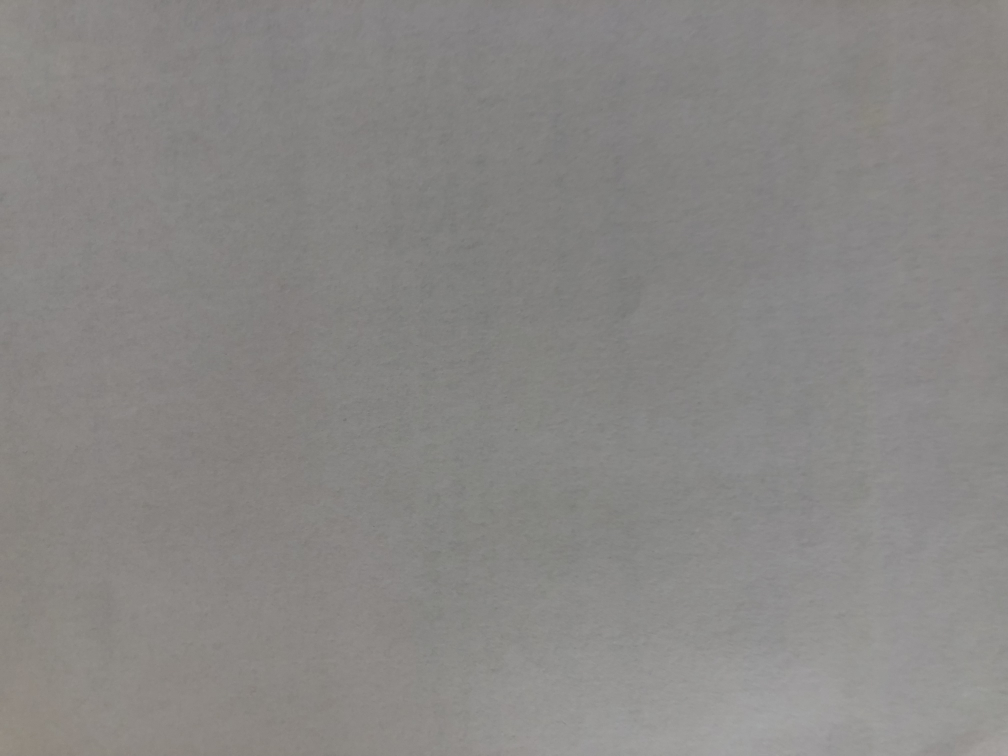
#> input picture prod/Dragon3/backend/pruebasensores/imagensensoreshu.JPG, 4032 x 3024 px (shown at 1/4 size)
$ python -i analizadordopler.py   (imports and definitions only)
#> lines starting #> are read from the running program, lines starting #| are printed output that depends on the picture; after the words box and inside, x2 and y2 are one past the last pixel; in counts of white or black regions, pixels touching at a corner belong together; pictures that were not available may be replaced by others from this repository, and a replacement may not be noted
import cv2
import numpy as np
import time

def detectar_stardust(canal_azul):
    """
    Detecta la marca Stardust mediante tres criterios ciegos:
    1. Score total (suma de |media_diff|) > 10.0
    2. Pares complementarios >= 25
    3. Energía normalizada en frecuencia Nyquist > 0.5
    Retorna (True/False, score, pares_ok, energia_alternante)
    """
    h, w = canal_azul.shape
    if h < 8 or w < 8:
        return False, 0.0, 0, 0.0

    suma_diff = np.zeros(64, dtype=np.float64)
    contador = np.zeros(64, dtype=np.int64)

    for y in range(0, h - 7, 8):
        pos = 0
        for x in range(0, w - 7, 8):
            bloque = canal_azul[y:y+8, x:x+8].astype(np.float32) - 128.0
            dct = cv2.dct(bloque)
            diff = dct[1, 1] - dct[2, 2]
            suma_diff[pos] += diff
            contador[pos] += 1
            pos = (pos + 1) % 64

    media_diff = suma_diff / contador
    score = np.sum(np.abs(media_diff))

    bits = (media_diff > 0).astype(int)
    pares_ok = np.sum(bits[0::2] != bits[1::2])

    # Energía en frecuencia Nyquist (componente alternante)
    fft = np.fft.fft(media_diff)
    nyquist_power = np.abs(fft[32])          # índice 32 corresponde a la frecuencia más alta
    energia_total = np.sum(media_diff ** 2)
    energia_alternante = (nyquist_power ** 2) / energia_total if energia_total > 0 else 0.0

    # Umbrales empíricos (basados en los datos de las matrices)
    if score > 10.0 and pares_ok >= 25 and energia_alternante > 0.5:
        return True, score, pares_ok, energia_alternante
    else:
        return False, score, pares_ok, energia_alternante

def analizar_nucleo_fase(canal):
    """
    Función original de telemetría (no influye en el veredicto).
    Se conserva para compatibilidad con la salida esperada.
    """
    vacio = {"densidad": 0.0, "puntos_totales": 0, "puntos_costura": 0, "aristas_descartadas": 0, "max_resonancia": 0.0}
    if canal is None:
        return vacio

    mascara = cv2.imread("mapa_azul_prueba.png", 0)
    if mascara is None:
        return vacio

    if mascara.shape != canal.shape:
        mascara = cv2.resize(mascara, (canal.shape[1], canal.shape[0]))

    kernel_g0 = np.array([[-1, 2, -1]], dtype=np.float32)
    resonancia = np.abs(cv2.filter2D(canal.astype(np.float32), -1, kernel_g0))
    aristas = cv2.Canny(canal, 50, 150)

    puntos_mascara = mascara > 128
    mask_aristas = aristas > 0

    puntos_costura = puntos_mascara & ~mask_aristas
    aristas_descartadas = puntos_mascara & mask_aristas

    num_costura = np.sum(puntos_costura)
    if num_costura == 0:
        return vacio

    valores_costura = resonancia[puntos_costura]

    return {
        "densidad": float(np.mean(valores_costura)),
        "puntos_totales": int(np.sum(puntos_mascara)),
        "puntos_costura": int(num_costura),
        "aristas_descartadas": int(np.sum(aristas_descartadas)),
        "max_resonancia": float(np.max(valores_costura))
    }

def certificar(path):
    t_inicio = time.perf_counter()
    img = cv2.imread(path, cv2.IMREAD_UNCHANGED)
#> img is the input picture: shape (3024, 4032, 3); mean B, G, R 133.1, 135.1, 137
    if img is None:
        return "ERROR", False, False, 0.0, {}

    azul = img[:, :, 0]
    ok, score, pares, energia = detectar_stardust(azul)
#> after the loop in detectar_stardust, `for y in range(0, h - 7, 8):`: contador = 64 values, max 3024 at index 0, min 2646 at index 56, mean 2976.8; suma_diff = 64 values, max -107.9 at index 20, min -711.9 at index 36, mean -397.4
#> in detectar_stardust, `media_diff = suma_diff / contador`: media_diff = 64 values, max -0.0357 at index 20, min -0.251 at index 57, mean -0.133
#> in detectar_stardust, `score = np.sum(np.abs(media_diff))`: score = 8.54
#> in detectar_stardust, `bits = (media_diff > 0).astype(int)`: bits = 64 values from 0 to 0
#> in detectar_stardust, `pares_ok = np.sum(bits[0::2] != bits[1::2])`: pares_ok = 0
#> in detectar_stardust, `nyquist_power = np.abs(fft[32])`: nyquist_power = 0.485
#> in detectar_stardust, `energia_total = np.sum(media_diff ** 2)`: energia_total = 1.3
#> in detectar_stardust, `energia_alternante = (nyquist_power ** 2) / energia_total if energia_t..`: energia_alternante = 0.181
#> ok = False; score = 8.54; pares = 0; energia = 0.181

    telemetria = analizar_nucleo_fase(azul)
#> in analizar_nucleo_fase, `mascara = cv2.imread("mapa_azul_prueba.png", 0)`:
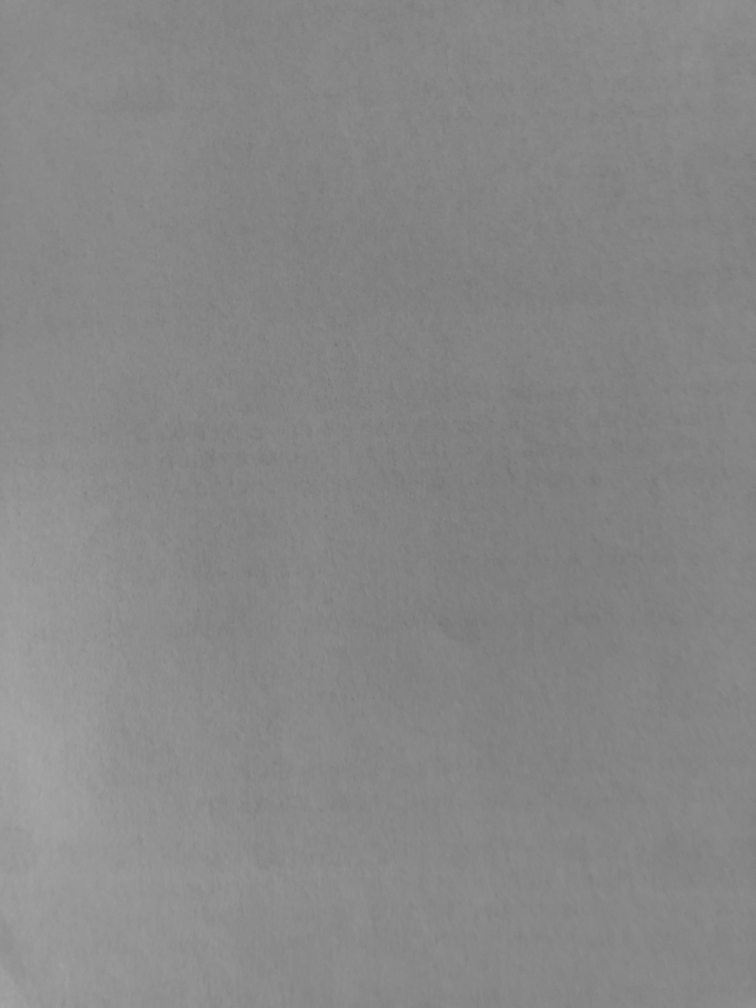
#> mascara: shape (4032, 3024) (shown at 1/4 size); min 97, max 170, mean 135.5
#> in analizar_nucleo_fase, `mascara = cv2.resize(mascara, (canal.shape[1], canal.shape[0]))`:
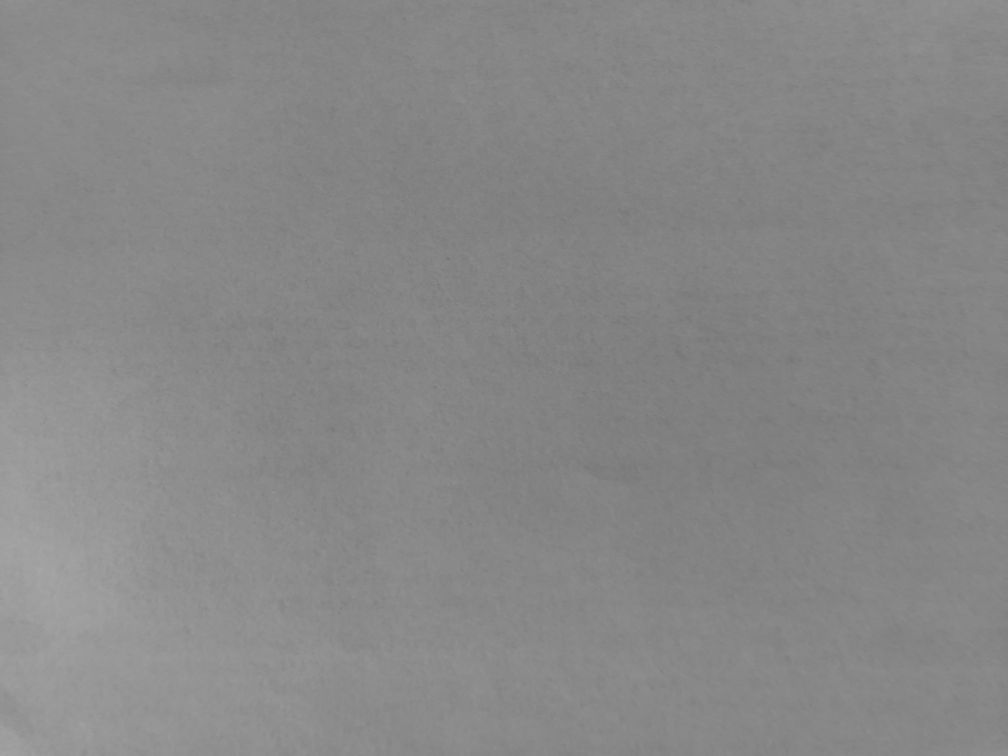
#> mascara: shape (3024, 4032) (shown at 1/4 size); min 100, max 169, mean 135.4
#> in analizar_nucleo_fase, `kernel_g0 = np.array([[-1, 2, -1]], dtype=np.float32)`: kernel_g0 = [[-1, 2, -1]]
#> in analizar_nucleo_fase, `resonancia = np.abs(cv2.filter2D(canal.astype(np.float32), -1, kernel_..`:
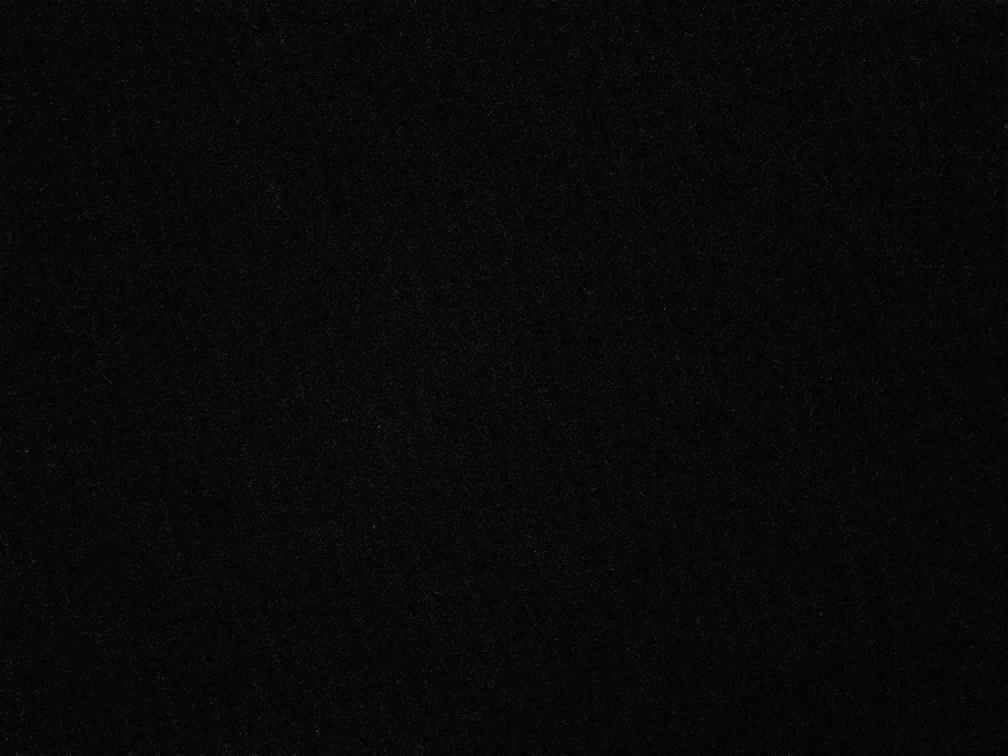
#> resonancia: shape (3024, 4032) float32 (shown at 1/4 size); min 0, max 31, mean 1; drawn with min black and max white
#> in analizar_nucleo_fase, `aristas = cv2.Canny(canal, 50, 150)`: aristas: shape (3024, 4032); 0% white in thin lines or dots, all inside (x1, y1, x2, y2) = (1494, 2103, 1498, 2108)
#> in analizar_nucleo_fase, `puntos_mascara = mascara > 128`:
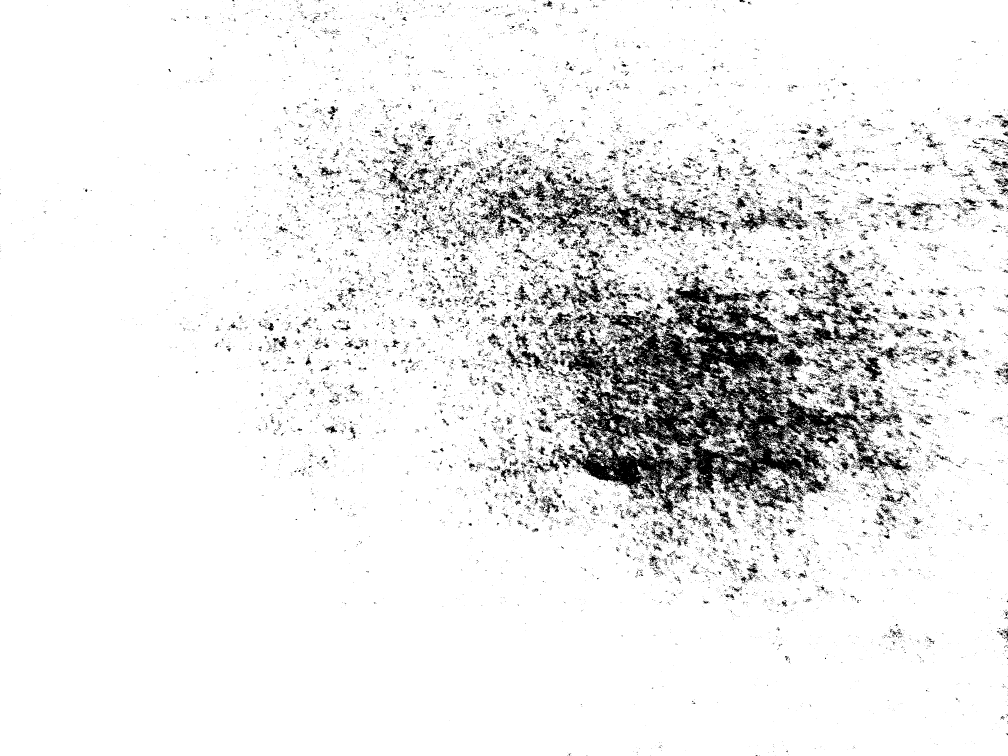
#> puntos_mascara: shape (3024, 4032) bool (shown at 1/4 size); 91.8% white; 31533 black regions (28219 under 20 px), largest, box (x1, y1, x2, y2) and area: (2230, 1105, 3647, 2059) 430426, (1915, 680, 2591, 954) 37382, (3213, 1253, 3520, 1400) 13202
#> in analizar_nucleo_fase, `num_costura = np.sum(puntos_costura)`: num_costura = 11189594
#> telemetria = {'densidad': 1.02, 'puntos_totales': 11189607, 'puntos_costura': 11189594, 'aristas_descartadas': 13, 'max_resonancia': 31}
    telemetria["score_dct"] = score
    telemetria["pares_complementarios"] = pares
    telemetria["energia_alternante"] = energia

    t_final = time.perf_counter()
    tiempo_ms = (t_final - t_inicio) * 1000.0

    if ok:
        return "ORIGINAL MBH", False, True, tiempo_ms, telemetria
    else:
        return "SIN SELLO", False, False, tiempo_ms, telemetria

>>> result = certificar('../../../prod/Dragon3/backend/pruebasensores/imagensensoreshu.JPG')
#> result = 5 items
